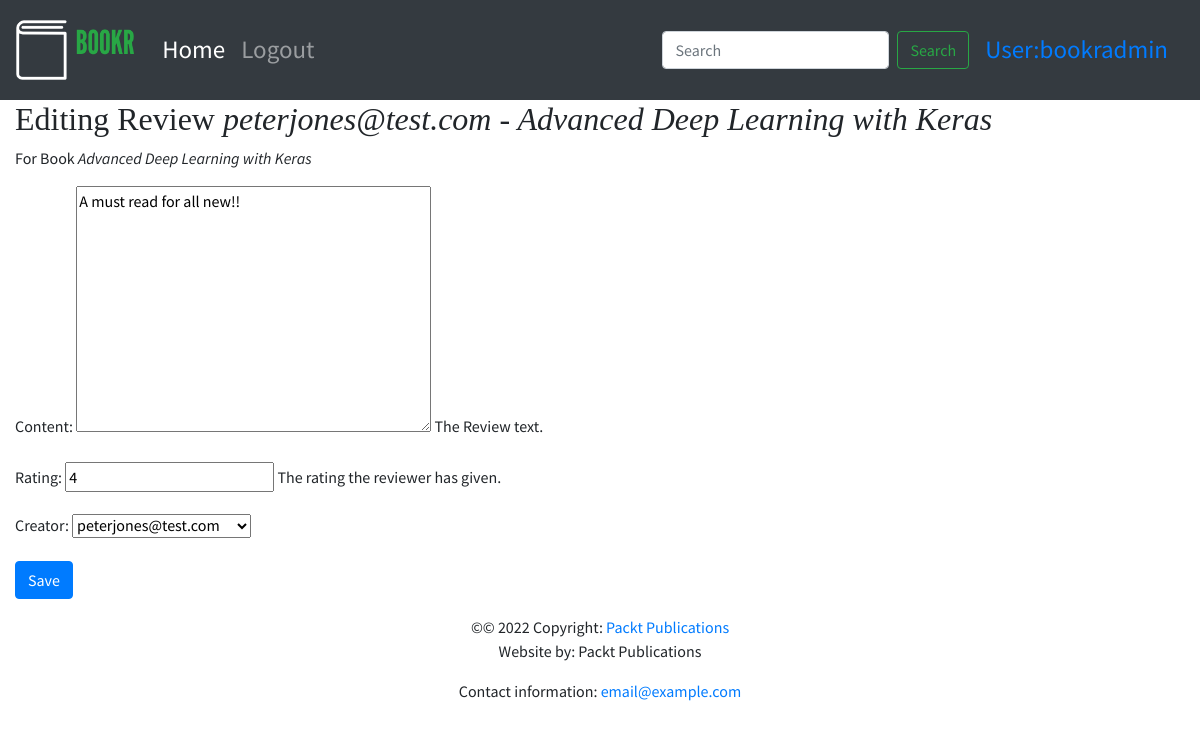
The app's page /books/1/reviews/1/ (signed in) with its own data.
### reviews/models.py (models this page shows)
class Review(models.Model):
    content = models.TextField(help_text="The Review text.")
    rating = models.IntegerField(help_text="The rating the reviewer has given.")
    date_created = models.DateTimeField(auto_now_add=True, help_text="The date and time the review was created.")
    date_edited = models.DateTimeField(null=True, help_text="The date and time the review was last edited.")
    creator = models.ForeignKey(auth.get_user_model(), on_delete=models.CASCADE)
    book = models.ForeignKey(Book, on_delete=models.CASCADE, help_text="The Book that this review is for.")
    def __str__(self):
        return f'{self.creator.username}  -  {self.book.title}'

class Book(models.Model):
    title = models.CharField(max_length=70, help_text="The title of the book.")
    publication_date = models.DateField(verbose_name="Date the book was published.")
    isbn = models.CharField(max_length=20, verbose_name="ISBN number of the book.")
    publisher = models.ForeignKey(Publisher, on_delete=models.CASCADE)
    contributors = models.ManyToManyField('Contributor', through="BookContributor")
    cover = models.ImageField(null=True, blank=True, upload_to='book_covers/')
    sample = models.FileField(null=True, blank=True, upload_to='book_samples/')
    def __str__(self):
        return self.title

### reviews/views.py (the view)
# urls.py: path("books/<int:book_pk>/reviews/<int:review_pk>/", views.review_edit, name="review_edit"),
@login_required
def review_edit(request, book_pk, review_pk=None):
    book = get_object_or_404(Book, pk=book_pk)
    if review_pk is None:
        review = None
    else:
        review = get_object_or_404(Review, book_id=book_pk, pk=review_pk)
        user = request.user
        if not user.is_staff and review.creator.id != user.id:
            raise PermissionDenied
    if request.method == 'POST':
        form = ReviewForm(request.POST, instance=review)
        if form.is_valid():
            updated_review = form.save(False)
            if review is None:
                updated_review.book_id = book_pk
                messages.success(request, f'Review for "{book}" was created.')
                updated_review.save()
            else:
                messages.success(request, f'Review for "{book}" was updated.')
                updated_review.date_edited = timezone.now()
                updated_review.save()
            return redirect('book_details', book_pk)
    else:
        form = ReviewForm(instance=review)
    context = {
        'form': form,
        'instance': review,
        'model_type': 'Review',
        'related_model_type': 'Book',
        'related_instance': book
    }
    return render(request, "reviews/instance-form.html", context)

### reviews/forms.py
class ReviewForm(forms.ModelForm):
    class Meta:
        model = Review
        exclude = ('date_edited', 'book')
        rating = forms.IntegerField(min_value=0, max_value=5)

### reviews/templates/reviews/instance-form.html (shortened to what this page needs)
{% extends 'reviews/base.html' %}
{% block content %}
<h2>{% if instance is None %}New {{ model_type }}{% else %}
    Editing {{ model_type }} <em>{{ instance }}</em>{% endif %}</h2>
<p>{% if related_model_type and related_instance %}
    For {{ related_model_type }} <em>{{ related_instance }}</em>{% endif %}
</p>
<form method="post" {% if is_file_upload %}enctype="multipart/form-data" {% endif %}>
    {{ form.as_p }}
    <button type="submit" class="btn btn-primary">
        {% if instance is None %}Create{% else %}Save{% endif %}
    </button>
</form>
{% endblock %}

### templates/base.html (shortened to what this page needs)
<!doctype html>
{% load static %}
<html lang="en">
  <head>
    <link rel="stylesheet" href="https://stackpath.bootstrapcdn.com/bootstrap/4.4.1/css/bootstrap.min.css">
    <link rel="stylesheet" href="https://cdnjs.cloudflare.com/ajax/libs/font-awesome/4.7.0/css/font-awesome.min.css">
    <link rel="stylesheet" href="{% static 'main.css' %}">
  </head>
<body>
        <nav class="navbar navbar-expand-sm navbar-dark bg-dark sticky-top">
          <a class="navbar-brand" href="/">{% block brand %}<img src="{% static 'logo.png' %}">{% endblock %}</a>
          <div class="collapse navbar-collapse" id="navbarSupportedContent">
            <ul class="navbar-nav mr-auto">
              <li class="nav-item active">
                <a class="nav-link" href="/books/">Home <span class="sr-only">(current)</span></a>
              </li>
              {% if user.is_authenticated %}
              <li class="nav-item">
                <a class="nav-link" href="{% url 'accounts:logout' %}">Logout</a>
              </li>
              {% else %}
              <li class="nav-item">
                <a class="nav-link" href="{% url 'accounts:login' %}">Login</a>
              </li>
              {% endif %}
            </ul>
            <form class="form-inline my-2 my-lg-0">
              <input class="form-control mr-sm-2" name="search"  minlength="3" type="search" placeholder="Search" aria-label="Search">
              <button class="btn btn-outline-success my-2 my-sm-0" type="submit"  formaction="/search-result/">Search</button>
            </form>
            {% if user.is_authenticated %}
            <a class="nav-link" href="/accounts/profile">User:{{ user.username }}</a>
            {% endif %}
          </div>
        </nav>
        <div class="container-fluid">
        {% block content %}{% endblock %}
          </div>
  <footer class="page-footer font-small blue">
    <div class="footer-copyright text-center py-3">&copy;© 2022 Copyright:
      <a href="https://www.packtpub.com"> Packt Publications</a>
      <p>Website by: Packt Publications</p>
      <p>Contact information: <a href="mailto:email@example.com">email@example.com</a></p>
    </div>
  </footer>
  </body>
</html>

### static/main.css (style rules this page uses)
.navbar { min-height: 100px; font-size: 25px; }
.navbar-brand { font-size: 25px; }
.navbar-brand > img { height: 60px; }
body { font-family: 'Source Sans Pro', sans-serif; background-color: #e6efe8 color: #393939; }
h1, h2, h3, h4, h5, h6 { font-family: 'Libre Baskerville', serif; }

### records on screen
Review: creator+book "peterjones@test.com - Advanced Deep Learning with Keras", content "A must read for all new!!", rating "4", creator "peterjones@test.com"
Book: title "Advanced Deep Learning with Keras"

### other values on screen
{{ user.username }} "bookradmin"
{{ model_type }} "Review"
{{ related_model_type }} "Book"
